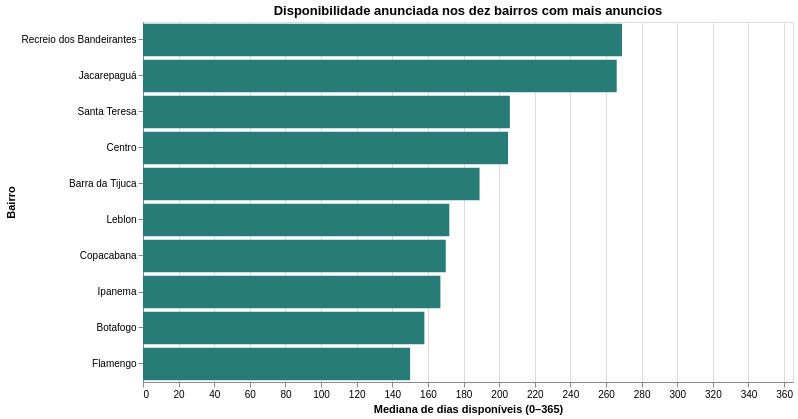

Write notebook code for a chart like this one.
### Markdown cell above
### Gráfico 4 — Mediana de dias disponíveis por bairro

A disponibilidade é apresentada como dias declarados no calendário de 365 dias, não como ocupação observada. O gráfico usa a mediana e mostra o número de anúncios por bairro no tooltip; não excluí valores válidos do intervalo de 0 a 365.

### Code cell
# Grafico 4: mediana de dias anunciados disponiveis por bairro
resumo_disponibilidade = (
    df_bairros_top10.groupby('neighbourhood', as_index=False)
    .agg(mediana_dias=('availability_365', 'median'), anuncios=('id', 'size'))
    .sort_values('mediana_dias', ascending=True)
)
grafico4 = (
    alt.Chart(resumo_disponibilidade)
    .mark_bar(color='#287C78')
    .encode(
        x=alt.X('mediana_dias:Q', title='Mediana de dias disponíveis (0–365)', scale=alt.Scale(domain=[0, 365])),
        y=alt.Y('neighbourhood:N', title='Bairro', sort='-x'),
        tooltip=[alt.Tooltip('neighbourhood:N', title='Bairro'), alt.Tooltip('mediana_dias:Q', title='Mediana (dias)', format='.0f'), alt.Tooltip('anuncios:Q', title='Anuncios', format=',')]
    )
    .properties(title='Disponibilidade anunciada nos dez bairros com mais anuncios', width=650, height=360)
)
grafico4

### Figure 1 — Vega-Lite specification as saved in the notebook (floating-point values rounded to 4 significant figures)
{"config": {"view": {"continuousWidth": 300, "continuousHeight": 300}}, "data": {"name": "data-d71b6e01125f6e2a8f7a4561fca5f38d"}, "mark": {"type": "bar", "color": "#287C78"}, "encoding": {"tooltip": [{"field": "neighbourhood", "title": "Bairro", "type": "nominal"}, {"field": "mediana_dias", "format": ".0f", "title": "Mediana (dias)", "type": "quantitative"}, {"field": "anuncios", "format": ",", "title": "Anuncios", "type": "quantitative"}], "x": {"field": "mediana_dias", "scale": {"domain": [0, 365]}, "title": "Mediana de dias disponíveis (0–365)", "type": "quantitative"}, "y": {"field": "neighbourhood", "sort": "-x", "title": "Bairro", "type": "nominal"}}, "height": 360, "title": "Disponibilidade anunciada nos dez bairros com mais anuncios", "width": 650, "$schema": "https://vega.github.io/schema/vega-lite/v6.4.1.json", "datasets": {"data-d71b6e01125f6e2a8f7a4561fca5f38d": [{"neighbourhood": "Flamengo", "mediana_dias": 150.0, "anuncios": 1032}, {"neighbourhood": "Botafogo", "mediana_dias": 158.0, "anuncios": 2093}, {"neighbourhood": "Ipanema", "mediana_dias": 167.0, "anuncios": 3928}, {"neighbourhood": "Copacabana", "mediana_dias": 170.0, "anuncios": 15036}, {"neighbourhood": "Leblon", "mediana_dias": 172.0, "anuncios": 1986}, {"neighbourhood": "Barra da Tijuca", "mediana_dias": 189.0, "anuncios": 3761}, {"neighbourhood": "Centro", "mediana_dias": 205.0, "anuncios": 3296}, {"neighbourhood": "Santa Teresa", "mediana_dias": 206.0, "anuncios": 1737}, {"neighbourhood": "Jacarepaguá", "mediana_dias": 266.0, "anuncios": 1964}, {"neighbourhood": "Recreio dos Bandeirantes", "mediana_dias": 269.0, "anuncios": 2479}]}}
